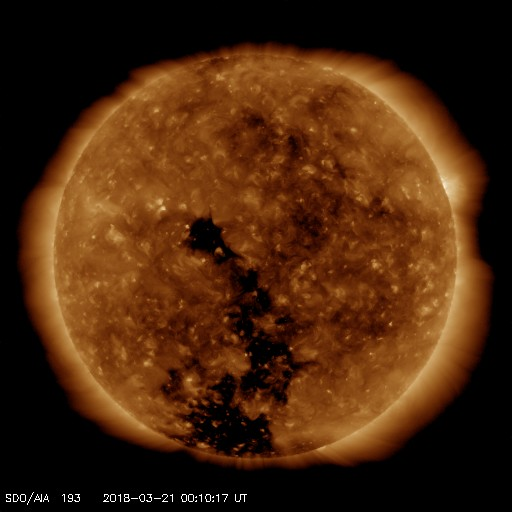
#> input picture Coronal Hole Suite/sun.jpg, 512 x 512 px, found by its file name
$ python test.py
#> lines starting #> are read from the running program, lines starting #| are printed output that depends on the picture; after the words box and inside, x2 and y2 are one past the last pixel; in counts of white or black regions, pixels touching at a corner belong together
### Coronal Hole Suite - Iter_3/mgr_data.py
# datapoint class to help manage some of the nonsense!
#
# posix_date - the date that corresponds to the current CH reading (posix compliant date)
# coronal_hole_coverage - the coverage at the date (a percentage between 0-1)
# wind_speed - windspeed at the time of posix_date as recorded by DISCOVR (km/s)
# wind_density - wind density at the time of posix_date as recorded by DISCOVR (particles/m^3)

import time
import datetime
from decimal import *
import logging
import os
import common_data

# setup error logging
# logging levels in order of severity:
# DEBUG
# INFO
# WARNING
# ERROR
# CRITICAL
errorloglevel = logging.error
logging.basicConfig(filename="errors.log", format='%(asctime)s %(message)s', level=errorloglevel)
getcontext().prec = 6
CARRINGTON_ROTATION = 655   # hours

# A Datapoint. This is used to store Solar Wind parameters and CH coverage for a particular date.
class DataPoint:
    def __init__(self, posix_date, coronal_hole_coverage, wind_speed, wind_density):
        self.ASTRONOMICAL_UNIT_KM = Decimal(149597900)
        self.posix_date = posix_date
        self.coronal_hole_coverage = Decimal(coronal_hole_coverage)
        self.wind_speed = Decimal(wind_speed)
        self.wind_density = Decimal(wind_density)

        # A datapoint can also calculate the corrected launchtime of the current wind data, knowing the speed
        # and the size of an astronomical unit
        self.launch_date = float(self.posix_date) - float(self._travel_time())


    # ##############
    # M E T H O D S
    # ##############
    # calculate travel time over 1 AU
    def _travel_time(self):
        if self.wind_speed == 0:
            reportedspeed = 400
        else:
            reportedspeed = self.wind_speed
        travel_time_sec = Decimal(self.ASTRONOMICAL_UNIT_KM) / Decimal(reportedspeed)
        return travel_time_sec

    # allows the object to return a string of it's own parameters
    # handy for quikcly building lists of object propertiezs
    # [4 lines left out: function return_values, not called in this run]

    # [8 lines of commented-out code are left out]
class DataManager:
    def __init__(self, data_save_file):
        self.data_save_file = data_save_file
        self.master_data = self._load_datapoints(self.data_save_file)
#> (reads Coronal Hole Suite - Iter_3/log.csv from the repository)


    # ##############
    # M E T H O D S
    # ##############
    def append_datapoint(self, datapoint):
        self.master_data.append(datapoint)

    # [10 lines of commented-out code are left out]
    # [12 lines left out: function _prune_datalist, not called in this run]

    def _load_datapoints(self, filename):
        # returns an array loaded from the logfile.
        # list in format posix_date, ch_value, windspeed, winddensity
        logging.debug("loading datapoints from CSV: " + filename)

        returnlist = []
        if os.path.isfile(filename):
            with open(filename, 'r') as f:
                for line in f:
                    line = line.strip()  # remove \n from EOL
                    datasplit = line.split(",")
                    posixdate = datasplit[0]
                    ch = datasplit[1]
                    speed = datasplit[2]
                    density = datasplit[3]
                    dataitem = DataPoint(posixdate, ch, speed, density)
                    # logging.debug(posixdate + " " + ch + " " + speed + " " + density)
                    returnlist.append(dataitem)
        else:
            print("No logfile. Starting from scratch")
        return returnlist

    # save datapoint list
    # [7 lines left out: function _save_datapoint, not called in this run]

    # ################################
    # W R A P P E R   F U N C T I O N
    # ################################
    def process_new_data(self):
        self.master_data = self._prune_datalist(self.master_data)
        self._save_datapoint(self.master_data, self.data_save_file)

### Coronal Hole Suite - Iter_3/mgr_solar_image.py
# -*- coding: utf-8 -*-
# Solar Image Parser v0.1
# Designed to process an EUV image from a live URL
# to display probably coronal hole locations.
# uses the OpenCV library and based on the work of Rotter, Veronig, Temmer & Vrsnak
# http://oh.geof.unizg.hr/SOLSTEL/images/dissemination/papers/Rotter2015_SoPh290_arxiv.pdf

import cv2
import numpy as np
import urllib.request
import datetime
import time
from decimal import Decimal, getcontext
import logging
import common_data

# setup error logging
# logging levels in order of severity:
# DEBUG
# INFO
# WARNING
# ERROR
# CRITICAL
errorloglevel = logging.ERROR
logging.basicConfig(filename="errors.log", format='%(asctime)s %(message)s', level=errorloglevel)

getcontext().prec = 6


class SolarImageProcessor:
    def __init__(self):
        self.coverage = 0

    # ##############
    # M E T H O D S
    # ##############
    def _image_read(self, file_name):
        img = cv2.imread(file_name)
        return img

    def _image_write(self, file_name, image_name):
        cv2.imwrite(file_name, image_name)

    def _get_utc_time(self):
        # returns a STRING of the current UTC time
        time_now = str(datetime.datetime.utcnow().strftime("%Y-%m-%d %H:%M:%S"))
        return time_now

    def _calc_histo(self, image_to_process):
        hist = cv2.calcHist([image_to_process], [0], None, [256], [0, 256])
        print(hist)

    def _greyscale_img(self, image_to_process):
        # converting an Image to grey scale...
        greyimg = cv2.cvtColor(image_to_process, cv2.COLOR_BGR2GRAY)
        return greyimg

    def _threshold_img(self, image_to_process):
        # Identify dark coronal hole areas from the solar surface...
        # This is crude at the moment, but it basically works
        # We will probably want to check the histogram for the image to define this
        # correctly. See original paper.
        ret, outputimg = cv2.threshold(image_to_process, 8, 255, cv2.THRESH_BINARY)
        return outputimg

    def _erode_dilate_img(self, image_to_process):
        # Erode and Dilate the image to clear up noise
        # Erosion will trim away pixels (noise)
        # dilation puffs out edges
        kernel = np.ones((5, 5), np.uint8)
        outputimg = cv2.erode(image_to_process, kernel, iterations=2)
        outputimg = cv2.dilate(outputimg, kernel, iterations=1)
        return outputimg

    def _mask_img(self, image_to_process, maskname):
        # Mask off the blowout due to the corona
        outputimg = cv2.bitwise_and(image_to_process, image_to_process, mask=maskname)
        return outputimg

    def _count_pixels(self, part_img, whole_img):
        # compare the ratio of pixels between two images to derive
        # the area occupied by coronal holes
        total_pixels = cv2.countNonZero(whole_img)
        remainder_pixels = cv2.countNonZero(part_img)
        coverage = 1 - (Decimal(remainder_pixels) / Decimal(total_pixels))
        return coverage

    def _make_mask(self, mask_filepath):
        mask = cv2.imread(mask_filepath, 0)
        return mask

    def _make_dynmask_segment(self, image):
        mask = np.zeros(image.shape[:2], dtype="uint8")
        dimensions = mask.shape
        width = dimensions[1]
        centre_x = int(width / 2)
        centre_y = int(width / 2)
        axis_long = int(width / 2 * 0.6)
        axis_short = int(width / 2 * 0.1)
        cv2.ellipse(mask, (centre_x, centre_x), (axis_short, axis_long), 0, 0, 360, (255, 255, 255), -1)
        return mask

    def _make_dynmask_full(self, image):
        mask = np.zeros(image.shape[:2], dtype="uint8")
        dimensions = mask.shape
        width = dimensions[1]
        radius = int(width / 2 * 0.6)
        centre_x = int(width / 2)
        centre_y = int(width / 2)
        cv2.circle(mask, (centre_x, centre_y), radius, (255, 255, 255), -1)
        return mask

    def _add_img_logo(self, image_name):
        dimensions = image_name.shape
        width = dimensions[1]

        label = 'DunedinAurora.NZ Coronal Hole Map'
        label2 = self._get_utc_time()
        # # SDO
        # cv2.putText(image_name, label, (10,482), cv2.FONT_HERSHEY_SIMPLEX, 0.5,(250,250,250), 1 );
        # cv2.putText(image_name, label2, (10,498), cv2.FONT_HERSHEY_SIMPLEX, 0.5,(250,250,250), 1 );
        # GOES
        cv2.putText(image_name, label, (10, int(width*0.031)), cv2.FONT_HERSHEY_SIMPLEX, (width*0.0014), (250, 250, 250), 2);
        cv2.putText(image_name, label2, (10, int(width*0.078)), cv2.FONT_HERSHEY_SIMPLEX, (width*0.0014), (250, 250, 250), 2);

        # cv2.imwrite('disc_full.bmp', image_name)
        return image_name

    def _add_ref_lines(self, image):
        image = cv2.cvtColor(image, cv2.COLOR_GRAY2BGR)
        dimensions = image.shape
        width = dimensions[1]
        print(width)

        band1 = int(width * 0.08)
        band2 = int(band1 * 2.1)
        radius1 = int(width * 0.29)
        radius2 = int(width * 0.25)

        centre_x = int(width / 2)

        cv2.line(image, (centre_x - radius2, centre_x + band2), (centre_x + radius2, centre_x + band2), (0, 124, 0), thickness=3)
        cv2.line(image, (centre_x - radius1, centre_x + band1), (centre_x + radius1, centre_x + band1), (0, 0, 255), thickness=5)
        cv2.line(image, (centre_x - radius1, centre_x - band1), (centre_x + radius1, centre_x - band1), (0, 0, 255), thickness=5)
        cv2.line(image, (centre_x - radius2, centre_x - band2), (centre_x + radius2, centre_x - band2), (0, 124, 0), thickness=3)

        axis_long = int(width / 2 * 0.6)
        axis_short = int(width / 2 * 0.1)
        cv2.ellipse(image, (centre_x, centre_x), (axis_short, axis_long), 0, 0, 360, (0, 0, 255), 3)

        font = cv2.FONT_HERSHEY_SIMPLEX
        font_size = width * 0.00093
        font_thickness = int(width * 0.0015625)
        cv2.putText(image, "Weak", (centre_x - int(width*0.28), centre_x - band2 - int(width*0.15)), font,
                    font_size, (0, 124, 0),
                    font_thickness, cv2.LINE_AA)

        cv2.putText(image, "Effect", (centre_x - int(width*0.28), centre_x - band2 - int(width*0.12)), font,
                    font_size, (0, 124, 0),
                    font_thickness, cv2.LINE_AA)

        cv2.putText(image, "Mild", (centre_x - int(width*0.39), centre_x - band1 - int(width*0.054)), font,
                    font_size, (0, 124, 255),
                    font_thickness, cv2.LINE_AA)
        cv2.putText(image, "Effect", (centre_x - int(width*0.39), centre_x - band1 - int(width*0.023)), font,
                    font_size, (0, 124, 255),
                    font_thickness, cv2.LINE_AA)

        cv2.putText(image, "Strong", (centre_x - int(width*0.42), centre_x - int(width*0.015)), font,
                    font_size, (0, 0, 255),
                    font_thickness, cv2.LINE_AA)
        cv2.putText(image, "Effect", (centre_x - int(width*0.42), centre_x + int(width*0.015)), font,
                    font_size, (0, 0, 255),
                    font_thickness,cv2.LINE_AA)

        cv2.putText(image, "Mild", (centre_x - int(width*0.39), centre_x + band1 + int(width*0.039)), font,
                    font_size, (0, 124, 255),
                    font_thickness, cv2.LINE_AA)
        cv2.putText(image, "Effect", (centre_x - int(width*0.39), centre_x + band1 + int(width*0.07)), font,
                    font_size, (0, 124, 255),
                    font_thickness, cv2.LINE_AA)

        cv2.putText(image, "Weak", (centre_x - int(width*0.28), centre_x + band2 + int(width*0.12)), font,
                    font_size, (0, 124, 0),
                    font_thickness, cv2.LINE_AA)
        cv2.putText(image, "Effect", (centre_x - int(width*0.28), centre_x + band2 + int(width*0.15)), font,
                    font_size, (0, 124, 0),
                    font_thickness, cv2.LINE_AA)

        return image

    def _save_image_from_url(self, imageurl, filename):
        logging.debug("starting image from URL download: " + filename)
        try:
            request = urllib.request.Request(imageurl, headers={'User-Agent': 'Mozilla/5.0'})
            response = urllib.request.urlopen(request, timeout=10)
            with open(filename, 'wb') as f:
                f.write(response.read())
        except urllib.request.HTTPError:
            logging.error("Unable to load/save image from URL: " + str(imageurl) + " " + str(filename))

    # ################################
    # W R A P P E R   F U N C T I O N
    # ################################
    def get_meridian_coverage(self):
        try:
            self._save_image_from_url('https://services.swpc.noaa.gov/images/synoptic-map.jpg', 'syntopic.jpg')
#> (the call stopped at in _save_image_from_url, `response = urllib.request.urlopen(request, timeout=10)`: the network is not available in this run)
        except:
            logging.debug("Unable to get syntopic map from NOAA")
            common_data.report_string = common_data.report_string + "Unable to get syntopic map from NOAA.\n"

        # try:
        # self._save_image_from_url("https://sdo.gsfc.nasa.gov/assets/img/latest/latest_512_0193.jpg", "sun.jpg")
        # self._save_image_from_url("https://services.swpc.noaa.gov/images/suvi-primary-195.png", "sun.jpg")
        self._save_image_from_url("https://services.swpc.noaa.gov/images/animations/suvi/primary/195/latest.png","sun.jpg")
#> (the call stopped at in _save_image_from_url, `response = urllib.request.urlopen(request, timeout=10)`: the network is not available in this run)
        img = self._image_read('sun.jpg')
#> in _image_read, img is the input picture: shape (512, 512, 3); mean B, G, R 12.6, 38.6, 73.7

        # Process the image to get B+W coronal hole image
        outputimg = self._greyscale_img(img)
#> in _greyscale_img, `greyimg = cv2.cvtColor(image_to_process, cv2.COLOR_BGR2GRAY)`:
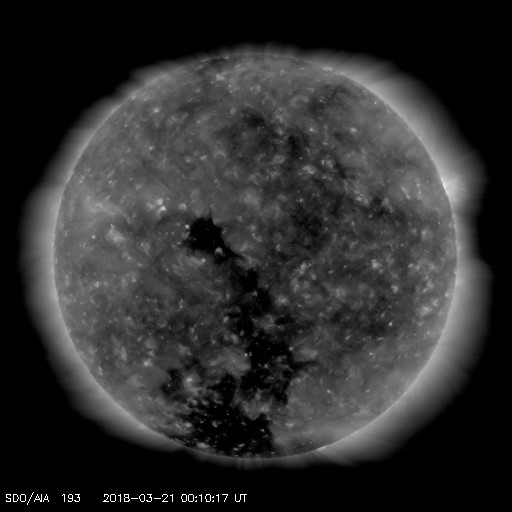
#> greyimg: shape (512, 512); min 0, max 255, mean 46.2
        outputimg = self._threshold_img(outputimg)
#> in _threshold_img, `ret, outputimg = cv2.threshold(image_to_process, 8, 255, cv2.THRESH_BI..`:
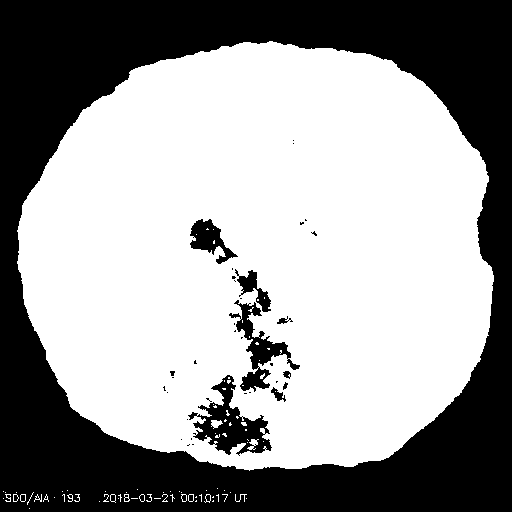
#> outputimg: shape (512, 512); 60.8% white; 36 black regions (27 under 20 px), largest, box (x1, y1, x2, y2) and area: (0, 0, 512, 512) 96693, (188, 375, 272, 456) 2599, (229, 300, 300, 392) 1744
        outputimg = self._erode_dilate_img(outputimg)
#> in _erode_dilate_img, `outputimg = cv2.erode(image_to_process, kernel, iterations=2)`: outputimg: shape (512, 512); 54.6% white; 5 black regions, box (x1, y1, x2, y2) and area: (0, 0, 512, 512) 117999, (159, 367, 179, 397) 350, (296, 215, 321, 240) 346, (190, 356, 201, 368) 128, (289, 136, 298, 148) 108
#> in _erode_dilate_img, `outputimg = cv2.dilate(outputimg, kernel, iterations=1)`: outputimg: shape (512, 512); 57.2% white; 10 black regions, largest, box (x1, y1, x2, y2) and area: (0, 0, 512, 512) 110072, (188, 217, 240, 266) 1486, (275, 314, 295, 326) 180

        mask_full = self._make_dynmask_full(img)
#> in _make_dynmask_full, `cv2.circle(mask, (centre_x, centre_y), radius, (255, 255, 255), -1)`:
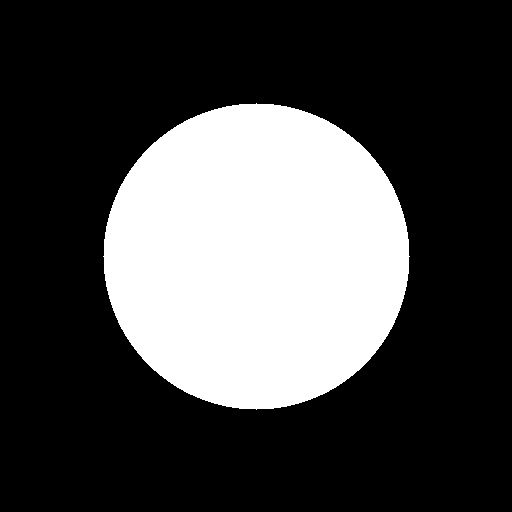
#> mask: shape (512, 512); 28% white; 1 white region, box (x1, y1, x2, y2) and area: (103, 103, 410, 410) 73517
        mask_segment = self._make_dynmask_segment(img)
#> in _make_dynmask_segment, `cv2.ellipse(mask, (centre_x, centre_x), (axis_short, axis_long), 0, 0,..`:
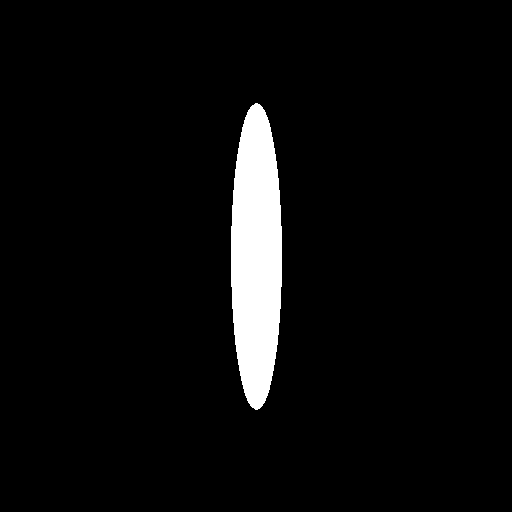
#> mask: shape (512, 512); 4.7% white; 1 white region, box (x1, y1, x2, y2) and area: (231, 103, 282, 410) 12339

        # Full disk image
        outputimg1 = self._mask_img(outputimg, mask_full)
#> in _mask_img, `outputimg = cv2.bitwise_and(image_to_process, image_to_process, mask=m..`: outputimg: shape (512, 512); 25.2% white; 3 white regions, box (x1, y1, x2, y2) and area: (103, 103, 410, 410) 65759, (273, 358, 285, 379) 191, (245, 294, 254, 301) 57


        # Start grabbing all processed images and save as jpg
        outputimg1 = self._add_img_logo(outputimg1)
#> in _add_img_logo, `cv2.putText(image_name, label2, (10, int(width*0.078)), cv2.FONT_HERSH..`:
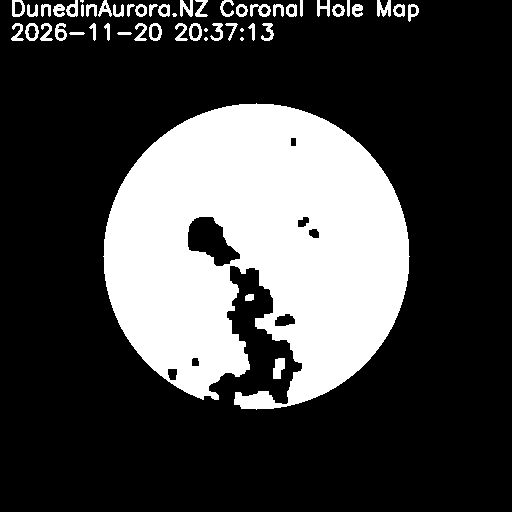
#> image_name: shape (512, 512); min 0, max 255, mean 68.3
        outputimg1 = self._add_ref_lines(outputimg1)
#| 512
#> in _add_ref_lines, `cv2.putText(image, "Effect", (centre_x - int(width*0.28), centre_x + b..`:
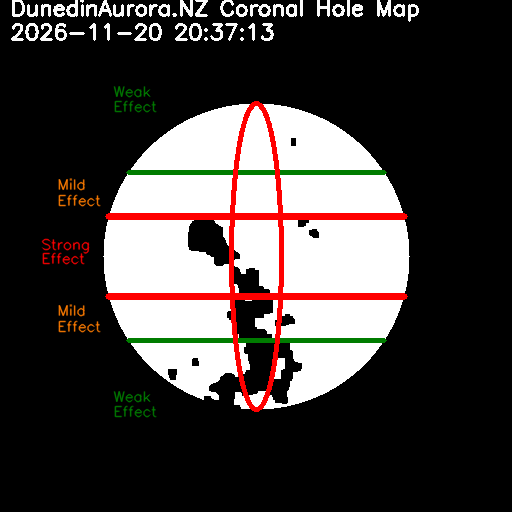
#> image: shape (512, 512, 3); mean B, G, R 60, 61.7, 67.8

        try:
            time_now = str(datetime.datetime.utcnow().strftime("%Y_%m_%d_%H_%M"))
            filename = "sun_jpegs/" + time_now + ".jpg"
            # filename = "sun_jpegs/" + str(int(time.time())) + ".jpg"
            self._image_write(filename, outputimg1)
        except:
            logging.error("Unable to process running solar image in JPG folder")
            print("Unable to process running solar image in JPG folder")

        self._image_write('disc_full.jpg', outputimg1)

        # Meridian Segment
        outputimg2 = self._mask_img(outputimg, mask_segment)
#> in _mask_img (call 2), `outputimg = cv2.bitwise_and(image_to_process, image_to_process, mask=m..`:
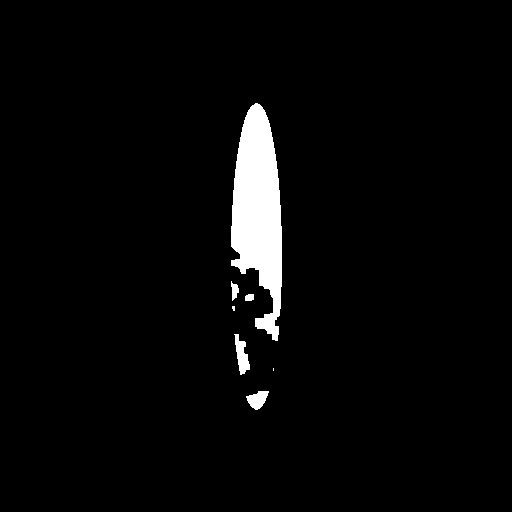
#> outputimg: shape (512, 512); 3.3% white; 7 white regions (2 under 20 px), largest, box (x1, y1, x2, y2) and area: (231, 103, 282, 341) 7795, (234, 334, 250, 375) 347, (246, 391, 269, 410) 270, (231, 281, 239, 301) 96, (245, 294, 254, 301) 57

        self._image_write('disc_segment.jpg', outputimg2)

        # Calculate the area occupied by coronal holes
        self.coverage = self._count_pixels(outputimg2, mask_segment)
#> in _count_pixels, `total_pixels = cv2.countNonZero(whole_img)`: total_pixels = 12339
#> in _count_pixels, `remainder_pixels = cv2.countNonZero(part_img)`: remainder_pixels = 8581

        # It is extremely unlikely that we will ever get 100% coronal hole coverage on the meridian
        # Most ikely it is a glitched image from SDO - so we get less statistical grief if we reset the value
        # to a zero.
        if self.coverage == 1:
            self.coverage = 0

        # [4 lines of commented-out code are left out]

### Coronal Hole Suite - Iter_3/mgr_discovr_data.py
import requests
from decimal import Decimal, getcontext
import time
import datetime
import logging
import common_data

# setup error logging
# logging levels in order of severity:
# DEBUG
# INFO
# WARNING
# ERROR
# CRITICAL
errorloglevel = logging.ERROR
logging.basicConfig(filename="errors.log", format='%(asctime)s %(message)s', level=errorloglevel)
WIND_SPEED_THRESHOLD = 800
getcontext().prec = 6
NULL = ""

class SatelliteDataProcessor:
    def __init__(self):
        logging.info("instantiated Satellite Data Processor")
        self.wind_density = 0
        self.wind_speed = 0
        self.satdata = []


    # [114 lines left out: functions _utc2posix, _get_json, _parse_json_convert_time, _parse_json_prune, _plasma_density, _plasma_speed and 1 more, not called in this run]

### Coronal Hole Suite - Iter_3/mgr_forecast.py
# This will contain the forecasting algorithm
ASTRONOMICAL_UNIT_KM = 149597900
import math
import time
from decimal import *
import common_data

# median filter on (posicdate, data) list
# [16 lines left out: function median_filter, not called in this run]


class Forecaster:
    def __init__(self):
        pass

    # convert the internal posx_date to UTC format
    # [218 lines left out: functions _posix2utc, _CH_match_launchdate, _reduce_chdata, _sum_x, _sum_y, _sum_x_sqr and 6 more, not called in this run]

### Coronal Hole Suite - Iter_3/test.py
import mgr_discovr_data
import mgr_solar_image
import mgr_data
import mgr_plotter
import mgr_forecast
import time

LOGFILE = 'log.csv'
WAITPERIOD = 86400 * 5
__version__ = '1.0'
__author__ = "Vaughn Malkin"

discovr = mgr_discovr_data.SatelliteDataProcessor()
sun = mgr_solar_image.SolarImageProcessor()
data_manager = mgr_data.DataManager(LOGFILE)
forecaster = mgr_forecast.Forecaster()

sun.get_meridian_coverage()

# forecaster.calculate_forecast(data_manager.master_data)
#
# # # Instantiate the prediction plotter, this will load it with the lates values. Plot the final data
# prediction_plotter = mgr_plotter.Plotter()
# prediction_plotter.plot_data()
